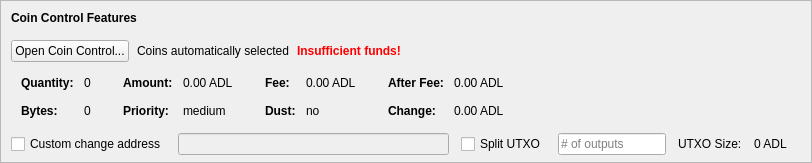
    <widget class="QFrame" name="frameCoinControl">
     <property name="sizePolicy">
      <sizepolicy hsizetype="Expanding" vsizetype="Expanding">
       <horstretch>0</horstretch>
       <verstretch>0</verstretch>
      </sizepolicy>
     </property>
     <property name="maximumSize">
      <size>
       <width>16777215</width>
       <height>16777215</height>
      </size>
     </property>
     <property name="frameShape">
      <enum>QFrame::StyledPanel</enum>
     </property>
     <property name="frameShadow">
      <enum>QFrame::Sunken</enum>
     </property>
     <layout class="QVBoxLayout" name="verticalLayoutCoinControl2">
      <property name="spacing">
       <number>0</number>
      </property>
      <property name="leftMargin">
       <number>0</number>
      </property>
      <property name="topMargin">
       <number>0</number>
      </property>
      <property name="rightMargin">
       <number>0</number>
      </property>
      <property name="bottomMargin">
       <number>6</number>
      </property>
      <item>
       <layout class="QVBoxLayout" name="verticalLayoutCoinControl" stretch="0,0,0,0,1">
        <property name="spacing">
         <number>0</number>
        </property>
        <property name="leftMargin">
         <number>10</number>
        </property>
        <property name="topMargin">
         <number>10</number>
        </property>
        <item>
         <layout class="QHBoxLayout" name="horizontalLayoutCoinControl1">
          <property name="bottomMargin">
           <number>15</number>
          </property>
          <item>
           <widget class="QLabel" name="labelCoinControlFeatures">
            <property name="sizePolicy">
             <sizepolicy hsizetype="Preferred" vsizetype="Maximum">
              <horstretch>0</horstretch>
              <verstretch>0</verstretch>
             </sizepolicy>
            </property>
            <property name="font">
             <font>
              <weight>75</weight>
              <bold>true</bold>
             </font>
            </property>
            <property name="styleSheet">
             <string notr="true">font-weight:bold;</string>
            </property>
            <property name="text">
             <string>Coin Control Features</string>
            </property>
           </widget>
          </item>
         </layout>
        </item>
        <item>
         <layout class="QHBoxLayout" name="horizontalLayoutCoinControl2" stretch="0,0,0,0">
          <property name="spacing">
           <number>8</number>
          </property>
          <property name="bottomMargin">
           <number>10</number>
          </property>
          <item>
           <widget class="QPushButton" name="pushButtonCoinControl">
            <property name="styleSheet">
             <string notr="true"/>
            </property>
            <property name="text">
             <string>Open Coin Control...</string>
            </property>
            <property name="autoDefault">
             <bool>false</bool>
            </property>
           </widget>
          </item>
          <item>
           <widget class="QLabel" name="labelCoinControlAutomaticallySelected">
            <property name="text">
             <string>Coins automatically selected</string>
            </property>
            <property name="margin">
             <number>5</number>
            </property>
           </widget>
          </item>
          <item>
           <widget class="QLabel" name="labelCoinControlInsuffFunds">
            <property name="font">
             <font>
              <weight>75</weight>
              <bold>true</bold>
             </font>
            </property>
            <property name="styleSheet">
             <string notr="true">color:red;font-weight:bold;</string>
            </property>
            <property name="text">
             <string>Insufficient funds!</string>
            </property>
            <property name="margin">
             <number>5</number>
            </property>
           </widget>
          </item>
          <item>
           <spacer name="horizontalSpacerCoinControl">
            <property name="orientation">
             <enum>Qt::Horizontal</enum>
            </property>
            <property name="sizeHint" stdset="0">
             <size>
              <width>40</width>
              <height>1</height>
             </size>
            </property>
           </spacer>
          </item>
         </layout>
        </item>
        <item>
         <widget class="QWidget" name="widgetCoinControl" native="true">
          <property name="sizePolicy">
           <sizepolicy hsizetype="Preferred" vsizetype="Preferred">
            <horstretch>0</horstretch>
            <verstretch>0</verstretch>
           </sizepolicy>
          </property>
          <property name="minimumSize">
           <size>
            <width>0</width>
            <height>0</height>
           </size>
          </property>
          <property name="styleSheet">
           <string notr="true"/>
          </property>
          <layout class="QHBoxLayout" name="horizontalLayoutCoinControl5">
           <property name="leftMargin">
            <number>0</number>
           </property>
           <property name="topMargin">
            <number>0</number>
           </property>
           <property name="rightMargin">
            <number>0</number>
           </property>
           <property name="bottomMargin">
            <number>0</number>
           </property>
           <item>
            <layout class="QHBoxLayout" name="horizontalLayoutCoinControl3" stretch="0,0,0,1">
             <property name="spacing">
              <number>20</number>
             </property>
             <property name="topMargin">
              <number>0</number>
             </property>
             <property name="bottomMargin">
              <number>10</number>
             </property>
             <item>
              <layout class="QFormLayout" name="formLayoutCoinControl1">
               <property name="horizontalSpacing">
                <number>10</number>
               </property>
               <property name="verticalSpacing">
                <number>14</number>
               </property>
               <property name="leftMargin">
                <number>10</number>
               </property>
               <property name="topMargin">
                <number>4</number>
               </property>
               <property name="rightMargin">
                <number>6</number>
               </property>
               <item row="0" column="0">
                <widget class="QLabel" name="labelCoinControlQuantityText">
                 <property name="font">
                  <font>
                   <weight>75</weight>
                   <bold>true</bold>
                  </font>
                 </property>
                 <property name="text">
                  <string>Quantity:</string>
                 </property>
                 <property name="margin">
                  <number>0</number>
                 </property>
                </widget>
               </item>
               <item row="0" column="1">
                <widget class="QLabel" name="labelCoinControlQuantity">
                 <property name="cursor">
                  <cursorShape>IBeamCursor</cursorShape>
                 </property>
                 <property name="contextMenuPolicy">
                  <enum>Qt::ActionsContextMenu</enum>
                 </property>
                 <property name="text">
                  <string notr="true">0</string>
                 </property>
                 <property name="margin">
                  <number>0</number>
                 </property>
                 <property name="textInteractionFlags">
                  <set>Qt::LinksAccessibleByMouse|Qt::TextSelectableByKeyboard|Qt::TextSelectableByMouse</set>
                 </property>
                </widget>
               </item>
               <item row="1" column="0">
                <widget class="QLabel" name="labelCoinControlBytesText">
                 <property name="font">
                  <font>
                   <weight>75</weight>
                   <bold>true</bold>
                  </font>
                 </property>
                 <property name="text">
                  <string>Bytes:</string>
                 </property>
                </widget>
               </item>
               <item row="1" column="1">
                <widget class="QLabel" name="labelCoinControlBytes">
                 <property name="cursor">
                  <cursorShape>IBeamCursor</cursorShape>
                 </property>
                 <property name="contextMenuPolicy">
                  <enum>Qt::ActionsContextMenu</enum>
                 </property>
                 <property name="text">
                  <string notr="true">0</string>
                 </property>
                 <property name="textInteractionFlags">
                  <set>Qt::LinksAccessibleByMouse|Qt::TextSelectableByKeyboard|Qt::TextSelectableByMouse</set>
                 </property>
                </widget>
               </item>
              </layout>
             </item>
             <item>
              <layout class="QFormLayout" name="formLayoutCoinControl2">
               <property name="horizontalSpacing">
                <number>10</number>
               </property>
               <property name="verticalSpacing">
                <number>14</number>
               </property>
               <property name="leftMargin">
                <number>6</number>
               </property>
               <property name="topMargin">
                <number>4</number>
               </property>
               <property name="rightMargin">
                <number>6</number>
               </property>
               <item row="0" column="0">
                <widget class="QLabel" name="labelCoinControlAmountText">
                 <property name="font">
                  <font>
                   <weight>75</weight>
                   <bold>true</bold>
                  </font>
                 </property>
                 <property name="text">
                  <string>Amount:</string>
                 </property>
                 <property name="margin">
                  <number>0</number>
                 </property>
                </widget>
               </item>
               <item row="0" column="1">
                <widget class="QLabel" name="labelCoinControlAmount">
                 <property name="cursor">
                  <cursorShape>IBeamCursor</cursorShape>
                 </property>
                 <property name="contextMenuPolicy">
                  <enum>Qt::ActionsContextMenu</enum>
                 </property>
                 <property name="text">
                  <string notr="true">0.00 ADL</string>
                 </property>
                 <property name="textInteractionFlags">
                  <set>Qt::LinksAccessibleByMouse|Qt::TextSelectableByKeyboard|Qt::TextSelectableByMouse</set>
                 </property>
                </widget>
               </item>
               <item row="1" column="0">
                <widget class="QLabel" name="labelCoinControlPriorityText">
                 <property name="font">
                  <font>
                   <weight>75</weight>
                   <bold>true</bold>
                  </font>
                 </property>
                 <property name="text">
                  <string>Priority:</string>
                 </property>
                </widget>
               </item>
               <item row="1" column="1">
                <widget class="QLabel" name="labelCoinControlPriority">
                 <property name="cursor">
                  <cursorShape>IBeamCursor</cursorShape>
                 </property>
                 <property name="contextMenuPolicy">
                  <enum>Qt::ActionsContextMenu</enum>
                 </property>
                 <property name="text">
                  <string>medium</string>
                 </property>
                 <property name="textInteractionFlags">
                  <set>Qt::LinksAccessibleByMouse|Qt::TextSelectableByKeyboard|Qt::TextSelectableByMouse</set>
                 </property>
                </widget>
               </item>
              </layout>
             </item>
             <item>
              <layout class="QFormLayout" name="formLayoutCoinControl3">
               <property name="horizontalSpacing">
                <number>10</number>
               </property>
               <property name="verticalSpacing">
                <number>14</number>
               </property>
               <property name="leftMargin">
                <number>6</number>
               </property>
               <property name="topMargin">
                <number>4</number>
               </property>
               <property name="rightMargin">
                <number>6</number>
               </property>
               <item row="0" column="0">
                <widget class="QLabel" name="labelCoinControlFeeText">
                 <property name="font">
                  <font>
                   <weight>75</weight>
                   <bold>true</bold>
                  </font>
                 </property>
                 <property name="text">
                  <string>Fee:</string>
                 </property>
                 <property name="margin">
                  <number>0</number>
                 </property>
                </widget>
               </item>
               <item row="0" column="1">
                <widget class="QLabel" name="labelCoinControlFee">
                 <property name="cursor">
                  <cursorShape>IBeamCursor</cursorShape>
                 </property>
                 <property name="contextMenuPolicy">
                  <enum>Qt::ActionsContextMenu</enum>
                 </property>
                 <property name="text">
                  <string notr="true">0.00 ADL</string>
                 </property>
                 <property name="textInteractionFlags">
                  <set>Qt::LinksAccessibleByMouse|Qt::TextSelectableByKeyboard|Qt::TextSelectableByMouse</set>
                 </property>
                </widget>
               </item>
               <item row="1" column="0">
                <widget class="QLabel" name="labelCoinControlLowOutputText">
                 <property name="font">
                  <font>
                   <weight>75</weight>
                   <bold>true</bold>
                  </font>
                 </property>
                 <property name="text">
                  <string>Dust:</string>
                 </property>
                </widget>
               </item>
               <item row="1" column="1">
                <widget class="QLabel" name="labelCoinControlLowOutput">
                 <property name="cursor">
                  <cursorShape>IBeamCursor</cursorShape>
                 </property>
                 <property name="contextMenuPolicy">
                  <enum>Qt::ActionsContextMenu</enum>
                 </property>
                 <property name="text">
                  <string>no</string>
                 </property>
                 <property name="textInteractionFlags">
                  <set>Qt::LinksAccessibleByMouse|Qt::TextSelectableByKeyboard|Qt::TextSelectableByMouse</set>
                 </property>
                </widget>
               </item>
              </layout>
             </item>
             <item>
              <layout class="QFormLayout" name="formLayoutCoinControl4">
               <property name="horizontalSpacing">
                <number>10</number>
               </property>
               <property name="verticalSpacing">
                <number>14</number>
               </property>
               <property name="leftMargin">
                <number>6</number>
               </property>
               <property name="topMargin">
                <number>4</number>
               </property>
               <property name="rightMargin">
                <number>6</number>
               </property>
               <item row="0" column="0">
                <widget class="QLabel" name="labelCoinControlAfterFeeText">
                 <property name="font">
                  <font>
                   <weight>75</weight>
                   <bold>true</bold>
                  </font>
                 </property>
                 <property name="text">
                  <string>After Fee:</string>
                 </property>
                 <property name="margin">
                  <number>0</number>
                 </property>
                </widget>
               </item>
               <item row="0" column="1">
                <widget class="QLabel" name="labelCoinControlAfterFee">
                 <property name="cursor">
                  <cursorShape>IBeamCursor</cursorShape>
                 </property>
                 <property name="contextMenuPolicy">
                  <enum>Qt::ActionsContextMenu</enum>
                 </property>
                 <property name="text">
                  <string notr="true">0.00 ADL</string>
                 </property>
                 <property name="textInteractionFlags">
                  <set>Qt::LinksAccessibleByMouse|Qt::TextSelectableByKeyboard|Qt::TextSelectableByMouse</set>
                 </property>
                </widget>
               </item>
               <item row="1" column="0">
                <widget class="QLabel" name="labelCoinControlChangeText">
                 <property name="font">
                  <font>
                   <weight>75</weight>
                   <bold>true</bold>
                  </font>
                 </property>
                 <property name="text">
                  <string>Change:</string>
                 </property>
                </widget>
               </item>
               <item row="1" column="1">
                <widget class="QLabel" name="labelCoinControlChange">
                 <property name="cursor">
                  <cursorShape>IBeamCursor</cursorShape>
                 </property>
                 <property name="contextMenuPolicy">
                  <enum>Qt::ActionsContextMenu</enum>
                 </property>
                 <property name="text">
                  <string notr="true">0.00 ADL</string>
                 </property>
                 <property name="textInteractionFlags">
                  <set>Qt::LinksAccessibleByMouse|Qt::TextSelectableByKeyboard|Qt::TextSelectableByMouse</set>
                 </property>
                </widget>
               </item>
              </layout>
             </item>
            </layout>
           </item>
          </layout>
         </widget>
        </item>
        <item>
         <layout class="QHBoxLayout" name="horizontalLayoutCoinControl4" stretch="0,0,0,0,0,0,0">
          <property name="spacing">
           <number>12</number>
          </property>
          <property name="sizeConstraint">
           <enum>QLayout::SetDefaultConstraint</enum>
          </property>
          <property name="topMargin">
           <number>5</number>
          </property>
          <property name="rightMargin">
           <number>5</number>
          </property>
          <item>
           <widget class="QCheckBox" name="checkBoxCoinControlChange">
            <property name="toolTip">
             <string>If this is activated, but the change address is empty or invalid, change will be sent to a newly generated address.</string>
            </property>
            <property name="text">
             <string>Custom change address</string>
            </property>
           </widget>
          </item>
          <item>
           <widget class="QValidatedLineEdit" name="lineEditCoinControlChange">
            <property name="enabled">
             <bool>false</bool>
            </property>
            <property name="sizePolicy">
             <sizepolicy hsizetype="Expanding" vsizetype="Fixed">
              <horstretch>0</horstretch>
              <verstretch>0</verstretch>
             </sizepolicy>
            </property>
           </widget>
          </item>
          <item>
           <widget class="QCheckBox" name="splitBlockCheckBox">
            <property name="text">
             <string>Split UTXO</string>
            </property>
           </widget>
          </item>
          <item>
           <widget class="QLineEdit" name="splitBlockLineEdit">
            <property name="sizePolicy">
             <sizepolicy hsizetype="Fixed" vsizetype="Fixed">
              <horstretch>50</horstretch>
              <verstretch>0</verstretch>
             </sizepolicy>
            </property>
            <property name="placeholderText">
             <string># of outputs</string>
            </property>
           </widget>
          </item>
          <item>
           <widget class="QLabel" name="labelBlockSizeText">
            <property name="text">
             <string>UTXO Size:</string>
            </property>
           </widget>
          </item>
          <item>
           <widget class="QLabel" name="labelBlockSize">
            <property name="text">
             <string>0 ADL</string>
            </property>
           </widget>
          </item>
          <item>
           <widget class="QLabel" name="labelCoinControlChangeLabel">
            <property name="sizePolicy">
             <sizepolicy hsizetype="Preferred" vsizetype="Expanding">
              <horstretch>0</horstretch>
              <verstretch>0</verstretch>
             </sizepolicy>
            </property>
            <property name="minimumSize">
             <size>
              <width>0</width>
              <height>0</height>
             </size>
            </property>
            <property name="text">
             <string/>
            </property>
            <property name="margin">
             <number>3</number>
            </property>
           </widget>
          </item>
         </layout>
        </item>
        <item>
         <spacer name="verticalSpacerCoinControl">
          <property name="orientation">
           <enum>Qt::Vertical</enum>
          </property>
          <property name="sizeHint" stdset="0">
           <size>
            <width>800</width>
            <height>1</height>
           </size>
          </property>
         </spacer>
        </item>
       </layout>
      </item>
     </layout>
    </widget>
